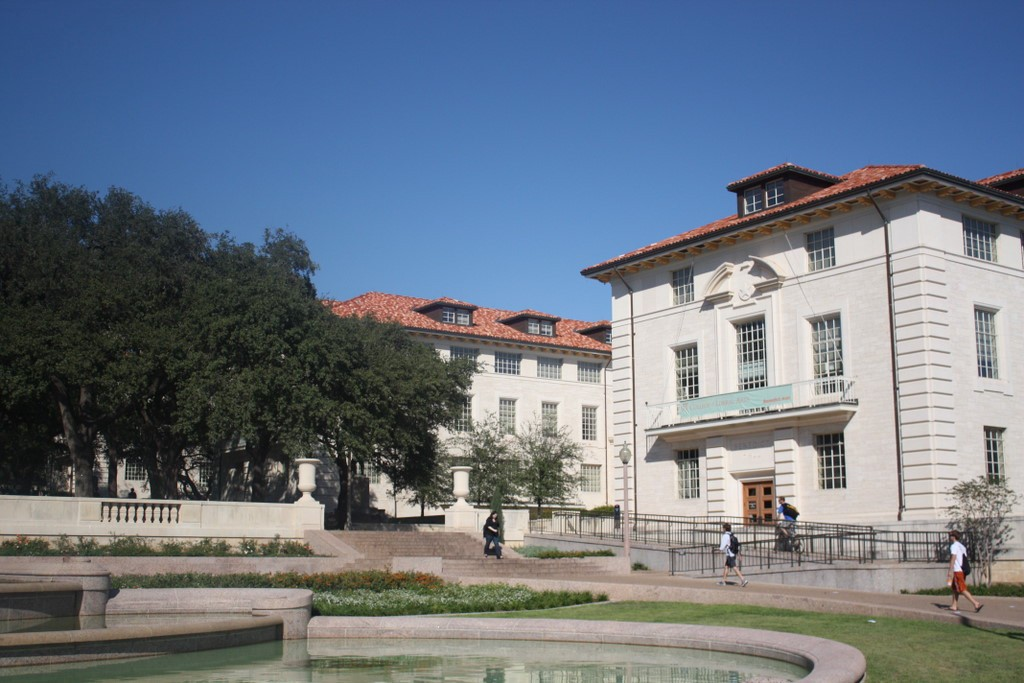
#> input picture test/foto1A.jpg, 1024 x 683 px, found by its file name; the run also reads 4 pictures not shown here
$ jupyter execute IMAGE_STITCHING.ipynb
#> lines starting #> are read from the running program, lines starting #| are printed output that depends on the picture; after the words box and inside, x2 and y2 are one past the last pixel; in counts of white or black regions, pixels touching at a corner belong together
[cell 1]
import os
import cv2
import numpy as np
from google.colab.patches import cv2_imshow
from skimage.exposure import match_histograms
import imageio

# IMAGE STICHING/ PANAROMA

Image stitching is a process that combines multiple images into a single image by slowly panning the camera across the scene to be captured.

## Feature Detection

[cell 2]
img0 = cv2.imread('/content/drive/MyDrive/AI_Story/foto1A.jpg')
#> img0 is the input picture: shape (683, 1024, 3); mean B, G, R 132.3, 118.7, 107.9
img1 = cv2.imread('/content/drive/MyDrive/AI_Story/foto1B.jpg')
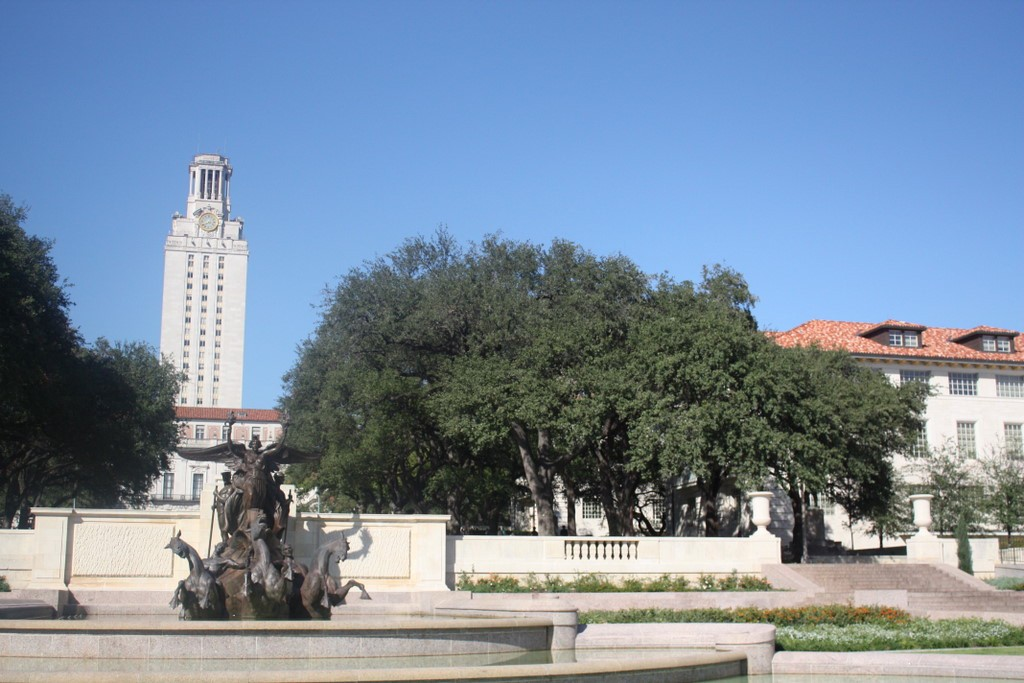
#> input picture test/foto1B.jpg, 1024 x 683 px, found by its file name
#> img1 is the input picture: shape (683, 1024, 3); mean B, G, R 159.3, 139.8, 122
# img2 = cv2.imread('/content/drive/MyDrive/AI_Story/2.jfif')

[cell 3]
gray0 = cv2.cvtColor(img0, cv2.COLOR_BGR2GRAY)
gray1 = cv2.cvtColor(img1, cv2.COLOR_BGR2GRAY)
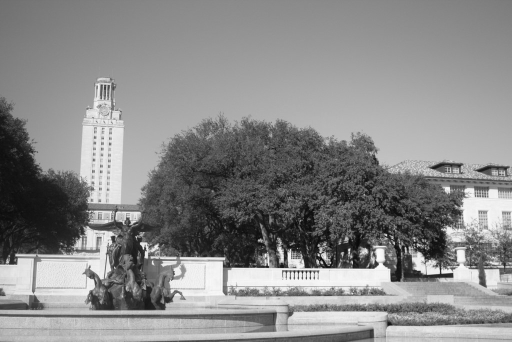
#> gray1: shape (683, 1024) (shown at 1/2 size); min 3, max 255, mean 136.7

### SIFT (Scale-invariant feature transform)

[cell 4]
sift = cv2.SIFT_create()

kp0, des0 = sift.detectAndCompute(gray0, None)
#> kp0 = 4239 keypoints; strongest (x, y, size): (958, 550, 9.6), (490, 528, 2), (440, 520, 6.8), (376, 451, 1.8)
kp1, des1 = sift.detectAndCompute(gray1, None)
#> kp1 = 5346 keypoints; strongest (x, y, size): (620, 556, 2.4), (612, 556, 2.2), (698, 499, 3.5), (772, 470, 2.8)

[cell 5]
img0_kp = cv2.drawKeypoints(img0, kp0, None)
img1_kp = cv2.drawKeypoints(img1, kp1, None)
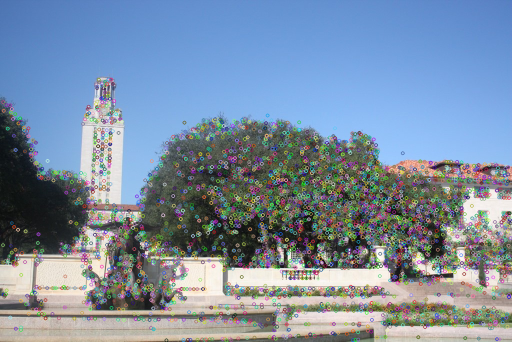
#> img1_kp: shape (683, 1024, 3) (shown at 1/2 size); mean B, G, R 161.8, 141.6, 123.8

[cell 6]
cv2_imshow(img0_kp)

[cell 7]
cv2_imshow(img1_kp)

### ORB (Oriented FAST and Rotated BRIEF)

[cell 8]
orb = cv2.ORB_create(nfeatures=2000)

kp00, des00 = orb.detectAndCompute(gray0, None)
#> kp00 = 2000 keypoints; strongest (x, y, size): (751, 385, 31), (762, 383, 31), (443, 516, 31), (425, 514, 37.2)
kp01, des01 = orb.detectAndCompute(gray1, None)
#> kp01 = 2000 keypoints; strongest (x, y, size): (534, 528, 31), (596, 543, 31), (612, 543, 31), (604, 542, 37.2)

[cell 9]
img00_kp = cv2.drawKeypoints(img0, kp00, None)
img01_kp = cv2.drawKeypoints(img1, kp01, None)

[cell 10]
cv2_imshow(img00_kp)

[cell 11]
cv2_imshow(img01_kp)

## Feature Matching

[cell 12]
def cal_ratio(matches):
    good = []
    for m, n in matches:
        if m.distance < 0.75 * n.distance:
            good.append(m)

    print("Good matches:", len(good))
    return good

[cell 13]
def visual(img0, kp0, img1, kp1, good):
    img_match = cv2.drawMatches(
        img0, kp0,
        img1, kp1,
        good, None,
        flags=cv2.DrawMatchesFlags_NOT_DRAW_SINGLE_POINTS
    )

    cv2_imshow(img_match)

### SIFT

#### Using BF (Brute Force)

[cell 14]
bf = cv2.BFMatcher(cv2.NORM_L2)
matchesB1 = bf.knnMatch(des0, des1, k=2)
#> matchesB1 = 4239 matches

[cell 15]
goodB1 = cal_ratio(matchesB1)
#> after the loop in cal_ratio, `for m, n in matches:`: good = 1082 matches
#| Good matches: 1082
#> goodB1 = 1082 matches

[cell 16]
visual(img0_kp, kp0, img1_kp, kp1, goodB1)

#### Using FLANN MATCHING

[cell 17]
FLANN_INDEX_KDTREE = 1

index_params = dict(algorithm = FLANN_INDEX_KDTREE,
                    trees = 5)

search_params = dict(checks = 50)

flann = cv2.FlannBasedMatcher(index_params, search_params)

matchesF1 = flann.knnMatch(des0, des1, k=2)
#> matchesF1 = 4239 matches

[cell 18]
goodF1 = cal_ratio(matchesF1)
#> after the loop in cal_ratio (call 2), `for m, n in matches:`: good = 1085 matches
#| Good matches: 1085
#> goodF1 = 1085 matches

[cell 19]
visual(img0_kp, kp0, img1_kp, kp1, goodF1)
#> in visual (call 2), `img_match = cv2.drawMatches( img0, kp0, img1, kp1, good, None, flags=c..`:
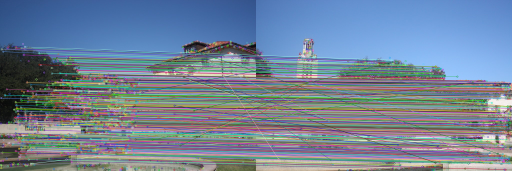
#> img_match: shape (683, 2048, 3) (shown at 1/4 size); mean B, G, R 150.1, 130.4, 114.2

### ORB

#### BF

[cell 20]
bf = cv2.BFMatcher(cv2.NORM_HAMMING)
matchesB2 = bf.knnMatch(des00, des01, k=2)
#> matchesB2 = 2000 matches

[cell 21]
goodB2 = cal_ratio(matchesB2)
#> after the loop in cal_ratio (call 3), `for m, n in matches:`: good = 362 matches
#| Good matches: 362
#> goodB2 = 362 matches

[cell 22]
visual(img00_kp, kp00, img01_kp, kp01, goodB2)

#### FLANN

[cell 23]
FLANN_INDEX_LSH = 6
index_params= dict(algorithm = FLANN_INDEX_LSH,
                   table_number = 6, # 12
                   key_size = 12,     # 20
                   multi_probe_level = 1) #2
search_params = dict(checks=50)
flann = cv2.FlannBasedMatcher(index_params, search_params)

matchesF2 = flann.knnMatch(des00, des01, k=2)
#> matchesF2 = 2000 matches

[cell 24]
goodF2 = cal_ratio(matchesF2)
#> after the loop in cal_ratio (call 4), `for m, n in matches:`: good = 366 matches
#| Good matches: 366
#> goodF2 = 366 matches

[cell 25]
visual(img00_kp, kp00, img01_kp, kp01, goodF2)
#> in visual (call 4), `img_match = cv2.drawMatches( img0, kp0, img1, kp1, good, None, flags=c..`:
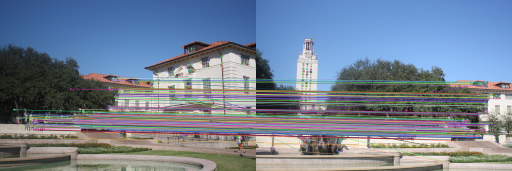
#> img_match: shape (683, 2048, 3) (shown at 1/4 size); mean B, G, R 147.7, 129.2, 115.8

## Homography

[cell 26]
def compute_homography(kpA, kpB, good):
    src_pts = np.float32(
        [kpA[m.queryIdx].pt for m in good]
    ).reshape(-1, 1, 2)

    dst_pts = np.float32(
        [kpB[m.trainIdx].pt for m in good]
    ).reshape(-1, 1, 2)

    H, mask = cv2.findHomography(
        src_pts,
        dst_pts,
        cv2.RANSAC,
        5.0
    )

    return H, mask

### SIFT

#### BF

[cell 27]
H01B, mask01B = compute_homography(kp0, kp1, goodB1)
#> in compute_homography, `src_pts = np.float32( [kpA[m.queryIdx].pt for m in good] ).reshape(-1,..`: src_pts = 1082 rows, first 8: [4.41, 391.9], [6.9, 196.6], [9.41, 581.7], [9.45, 610], [12.77, 206.4], [17.56, 581.7], [17.56, 581.7], [19.78, 380.9]
#> in compute_homography, `dst_pts = np.float32( [kpB[m.trainIdx].pt for m in good] ).reshape(-1,..`: dst_pts = 1082 rows, first 8: [470.8, 439.1], [462.2, 257.3], [486.8, 617.2], [489, 643.7], [467.8, 265.7], [494, 617.1], [494, 617.1], [484.1, 428.1]
#> in compute_homography, `H, mask = cv2.findHomography( src_pts, dst_pts, cv2.RANSAC, 5.0 )`: H = [[0.766, 0.0364, 446.7], [-0.135, 0.911, 76.23], [-0.000211, -3.33e-05, 1]]; mask = 1082 values, max 1 at index 0, min 0 at index 10, mean 0.954
#> H01B has the same summary as H in compute_homography; mask01B has the same summary as mask in compute_homography

print("Inliers:", mask01B.sum(), "/", len(mask01B))
#| Inliers: 1032 / 1082

[cell 28]
inlier_matches_1 = [
    goodB1[i] for i in range(len(goodB1)) if mask01B[i]
]
#> inlier_matches_1 = 1032 matches

img_inliers_1 = cv2.drawMatches(
    img0, kp0,
    img1, kp1,
    inlier_matches_1, None,
    flags=cv2.DrawMatchesFlags_NOT_DRAW_SINGLE_POINTS
)
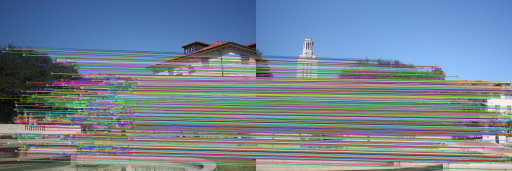
#> img_inliers_1: shape (683, 2048, 3) (shown at 1/4 size); mean B, G, R 146.9, 131.2, 115.4

cv2_imshow(img_inliers_1)

#### FLANN

[cell 29]
H01F, mask01F = compute_homography(kp0, kp1, goodF1)
#> in compute_homography (call 2), `src_pts = np.float32( [kpA[m.queryIdx].pt for m in good] ).reshape(-1,..`: src_pts = 1085 rows, first 8: [4.41, 391.9], [6.9, 196.6], [9.41, 581.7], [9.45, 610], [12.77, 206.4], [17.56, 581.7], [17.56, 581.7], [19.78, 380.9]
#> in compute_homography (call 2), `dst_pts = np.float32( [kpB[m.trainIdx].pt for m in good] ).reshape(-1,..`: dst_pts = 1085 rows, first 8: [470.8, 439.1], [462.2, 257.3], [486.8, 617.2], [489, 643.7], [467.8, 265.7], [494, 617.1], [494, 617.1], [484.1, 428.1]
#> H01F = [[0.758, 0.0309, 448.8], [-0.137, 0.905, 77.82], [-0.000214, -3.9e-05, 1]]; mask01F = 1085 values, max 1 at index 0, min 0 at index 10, mean 0.944

print("Inliers:", mask01F.sum(), "/", len(mask01F))
#| Inliers: 1024 / 1085

[cell 30]
inlier_matches_2 = [
    goodF1[i] for i in range(len(goodF1)) if mask01F[i]
]
#> inlier_matches_2 = 1024 matches

img_inliers_2 = cv2.drawMatches(
    img0, kp0,
    img1, kp1,
    inlier_matches_2, None,
    flags=cv2.DrawMatchesFlags_NOT_DRAW_SINGLE_POINTS
)
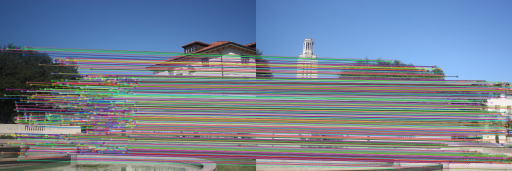
#> img_inliers_2: shape (683, 2048, 3) (shown at 1/4 size); mean B, G, R 147.5, 129.6, 117.2

cv2_imshow(img_inliers_2)

### ORB

#### BF

[cell 31]
H02B, mask02B = compute_homography(kp00, kp01, goodB2)
#> in compute_homography (call 3), `src_pts = np.float32( [kpA[m.queryIdx].pt for m in good] ).reshape(-1,..`: src_pts = 362 rows, first 8: [73, 469], [442, 506], [297, 489], [200, 480], [205, 483], [245, 464], [508, 372], [169, 521]
#> in compute_homography (call 3), `dst_pts = np.float32( [kpB[m.trainIdx].pt for m in good] ).reshape(-1,..`: dst_pts = 362 rows, first 8: [536, 510], [901, 536], [750, 522], [653, 516], [658, 519], [696, 498], [965, 393], [628, 557]
#> H02B = [[0.66, -0.00288, 468.9], [-0.172, 0.846, 98.88], [-0.00028, -6.92e-05, 1]]; mask02B = 362 values, max 1 at index 1, min 0 at index 0, mean 0.829

print("Inliers:", mask02B.sum(), "/", len(mask02B))
#| Inliers: 300 / 362

[cell 32]
inlier_matches_3 = [
    goodB2[i] for i in range(len(goodB2)) if mask02B[i]
]
#> inlier_matches_3 = 300 matches

img_inliers_3 = cv2.drawMatches(
    img0, kp00,
    img1, kp01,
    inlier_matches_3, None,
    flags=cv2.DrawMatchesFlags_NOT_DRAW_SINGLE_POINTS
)
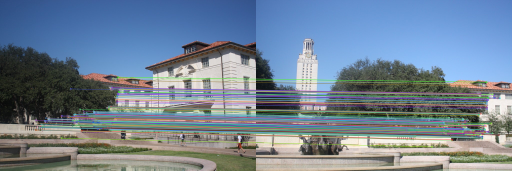
#> img_inliers_3: shape (683, 2048, 3) (shown at 1/4 size); mean B, G, R 148.3, 130.8, 113.8

cv2_imshow(img_inliers_3)

#### FLAN

[cell 33]
H02F, mask02F = compute_homography(kp00, kp01, goodF2)
#> in compute_homography (call 4), `src_pts = np.float32( [kpA[m.queryIdx].pt for m in good] ).reshape(-1,..`: src_pts = 366 rows, first 8: [73, 469], [442, 506], [297, 489], [200, 480], [205, 483], [245, 464], [738, 541], [508, 372]
#> in compute_homography (call 4), `dst_pts = np.float32( [kpB[m.trainIdx].pt for m in good] ).reshape(-1,..`: dst_pts = 366 rows, first 8: [536, 510], [901, 536], [750, 522], [653, 516], [658, 519], [696, 498], [900, 335.5], [965, 393]
#> H02F = [[0.796, 0.0795, 435.7], [-0.134, 0.962, 64.57], [-0.000207, 1.77e-05, 1]]; mask02F = 366 values, max 1 at index 0, min 0 at index 6, mean 0.926

print("Inliers:", mask02F.sum(), "/", len(mask02F))
#| Inliers: 339 / 366

[cell 34]
inlier_matches_4 = [
    goodF2[i] for i in range(len(goodF2)) if mask02F[i]
]
#> inlier_matches_4 = 339 matches

img_inliers_4 = cv2.drawMatches(
    img0, kp00,
    img1, kp01,
    inlier_matches_4, None,
    flags=cv2.DrawMatchesFlags_NOT_DRAW_SINGLE_POINTS
)

cv2_imshow(img_inliers_4)

## Blending & Generating Seam & Color Correction

[cell 35]
def crop_black(warp):
    gray = cv2.cvtColor(warp, cv2.COLOR_BGR2GRAY)
    _, mask = cv2.threshold(gray, 1, 255, cv2.THRESH_BINARY)
    contours, _ = cv2.findContours(
        mask, cv2.RETR_EXTERNAL, cv2.CHAIN_APPROX_SIMPLE
    )

    if len(contours) == 0:
        return warp

    cnt = max(contours, key=cv2.contourArea)
    x, y, w, h = cv2.boundingRect(cnt)

    return warp[y:y+h, x:x+w]

[cell 36]
def blend_images_canvas(base_img, warp_img, alpha=0.5):
    h, w = warp_img.shape[:2]

    canvas_base = np.zeros_like(warp_img)
    bh, bw = base_img.shape[:2]
    canvas_base[0:bh, 0:bw] = base_img

    mask_base = cv2.cvtColor(canvas_base, cv2.COLOR_BGR2GRAY) > 0
    mask_warp = cv2.cvtColor(warp_img, cv2.COLOR_BGR2GRAY) > 0
    overlap = mask_base & mask_warp

    result = warp_img.copy()
    for c in range(3):
        result[:, :, c] = np.where(
            overlap,
            (alpha * warp_img[:, :, c] + (1-alpha) * canvas_base[:, :, c]).astype(np.uint8),
            warp_img[:, :, c]
        )
    return result

[cell 37]
def post_process_warp(warp):
  warp = crop_black(warp)
  warp = match_histograms(warp, img1, channel_axis=-1)
  warp = blend_images_canvas(img1, warp, alpha=0.5)
  h, w = warp.shape[:2]
  margin = 50
  warp = warp[margin:h, margin:w-margin]
  return warp

### SIFT

#### BF

[cell 38]
h0, w0 = img0.shape[:2]
h1, w1 = img1.shape[:2]

result0 = cv2.warpPerspective(img0, H01B, (w0+w1, h1))
result0[0:h1, 0:w1] = img1

cv2_imshow(result0)

[cell 39]
result0 = post_process_warp(result0)
#> in crop_black, `_, mask = cv2.threshold(gray, 1, 255, cv2.THRESH_BINARY)`:
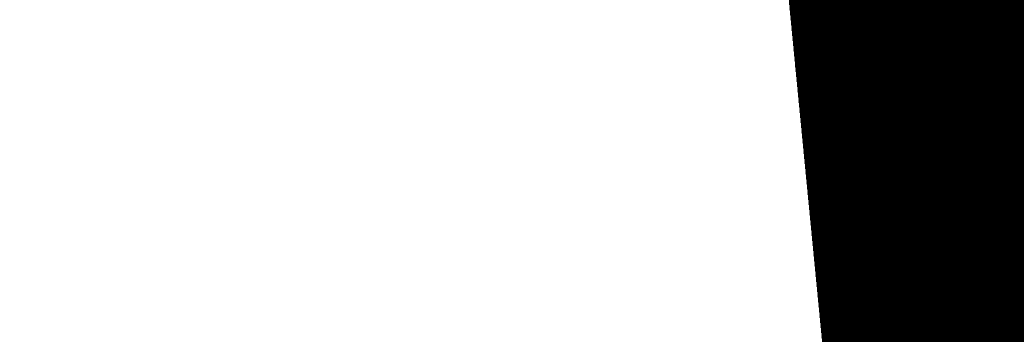
#> mask: shape (683, 2048) (shown at 1/2 size); 78.7% white; 1 black region
#> in crop_black, `contours, _ = cv2.findContours( mask, cv2.RETR_EXTERNAL, cv2.CHAIN_APP..`: contours = 1 contour; box (x1, y1, x2, y2) and area: (0, 0, 1644, 683) 1097885
#> in crop_black, `cnt = max(contours, key=cv2.contourArea)`: cnt = contour of 136 points, box (x1, y1, x2, y2) (0, 0, 1644, 683), area 1097885
#> in crop_black, `x, y, w, h = cv2.boundingRect(cnt)`: x = 0; w = 1644; h = 683
cv2_imshow(result0)

#### FLANN

[cell 40]
h0, w0 = img0.shape[:2]
h1, w1 = img1.shape[:2]

result1 = cv2.warpPerspective(img0, H01F, (w0+w1, h1))
result1[0:h1, 0:w1] = img1

cv2_imshow(result1)

[cell 41]
result1 = post_process_warp(result1)
#> in crop_black (call 2), `contours, _ = cv2.findContours( mask, cv2.RETR_EXTERNAL, cv2.CHAIN_APP..`: contours = 1 contour; box (x1, y1, x2, y2) and area: (0, 0, 1648, 683) 1099296
cv2_imshow(result1)

### ORB

#### BF

[cell 42]
h0, w0 = img0.shape[:2]
h1, w1 = img1.shape[:2]

result2 = cv2.warpPerspective(img0, H02B, (w0+w1, h1))
result2[0:h1, 0:w1] = img1

cv2_imshow(result2)

[cell 43]
result2 = post_process_warp(result2)
#> in crop_black (call 3), `contours, _ = cv2.findContours( mask, cv2.RETR_EXTERNAL, cv2.CHAIN_APP..`: contours = 1 contour; box (x1, y1, x2, y2) and area: (0, 0, 1707, 683) 1133323
#> call 3 of blend_images_canvas, with alpha = 0.5
#> in blend_images_canvas (call 3), `mask_base = cv2.cvtColor(canvas_base, cv2.COLOR_BGR2GRAY) > 0`:
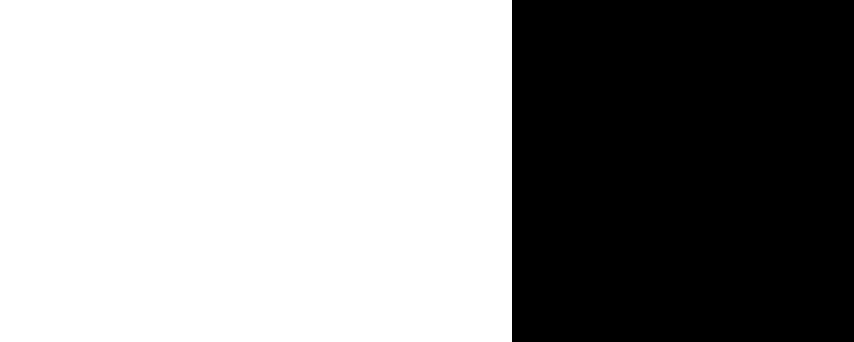
#> mask_base: shape (683, 1707) bool (shown at 1/2 size); 60% white; 1 black region
cv2_imshow(result2)

#### FLAN

[cell 44]
h0, w0 = img0.shape[:2]
h1, w1 = img1.shape[:2]

result3 = cv2.warpPerspective(img0, H02F, (w0+w1, h1))
result3[0:h1, 0:w1] = img1

cv2_imshow(result3)

[cell 45]
result3 = post_process_warp(result3)
#> in crop_black (call 4), `contours, _ = cv2.findContours( mask, cv2.RETR_EXTERNAL, cv2.CHAIN_APP..`: contours = 1 contour; box (x1, y1, x2, y2) and area: (0, 0, 1629, 683) 1098172
cv2_imshow(result3)

# DEMO WITH MORE THAN 2 IMAGES

ORB for feature detection

FLANN for feature matching

RANSAC for finding homogenous matrix

[cell 46]
def blend_images(base_img, warp_img, alpha=0.5):
    h = max(base_img.shape[0], warp_img.shape[0])
    w = max(base_img.shape[1], warp_img.shape[1])

    canvas_base = np.zeros((h, w, 3), dtype=np.uint8)
    canvas_warp = np.zeros((h, w, 3), dtype=np.uint8)

    canvas_base[0:base_img.shape[0], 0:base_img.shape[1]] = base_img
    canvas_warp[0:warp_img.shape[0], 0:warp_img.shape[1]] = warp_img

    mask_base = cv2.cvtColor(canvas_base, cv2.COLOR_BGR2GRAY) > 0
    mask_warp = cv2.cvtColor(canvas_warp, cv2.COLOR_BGR2GRAY) > 0
    overlap = mask_base & mask_warp

    result = canvas_base.copy()
    for c in range(3):
        result[:, :, c] = np.where(
            overlap,
            (alpha * canvas_warp[:, :, c] + (1-alpha) * canvas_base[:, :, c]).astype(np.uint8),
            np.where(mask_warp, canvas_warp[:, :, c], canvas_base[:, :, c])
        )
    return result

[cell 47]
def post_process(warp, base_img, alpha=0.5):
    warp = crop_black(warp)
    warp = match_histograms(warp, base_img, channel_axis=-1)
    warp = blend_images(base_img, warp, alpha=alpha)
    return warp

[cell 48]
def stitch_images(img_list, alpha=0.5):
    panorama = img_list[0]

    for i in range(1, len(img_list)):
        img = img_list[i]
        gray0 = cv2.cvtColor(panorama, cv2.COLOR_BGR2GRAY)
        gray1 = cv2.cvtColor(img, cv2.COLOR_BGR2GRAY)

        # --- Step 1: ORB keypoints + descriptors ---
        orb = cv2.ORB_create(2000)
        kp1, des1 = orb.detectAndCompute(gray0, None)
        kp2, des2 = orb.detectAndCompute(gray1, None)

        # --- Step 2: FLANN matching ---
        FLANN_INDEX_LSH = 6
        index_params= dict(algorithm = FLANN_INDEX_LSH,
                           table_number = 6,
                           key_size = 12,
                           multi_probe_level = 1)
        search_params = dict(checks=50)
        flann = cv2.FlannBasedMatcher(index_params,search_params)
        matches = flann.knnMatch(des1, des2, k=2)

        # --- Step 3: Ratio test ---
        good = []
        for m,n in matches:
            if m.distance < 0.75 * n.distance:
                good.append(m)
        print("Good matches:", len(good))

        # --- Step 4: RANSAC Homography ---
        if len(good) > 4:
            src_pts = np.float32([ kp1[m.queryIdx].pt for m in good ]).reshape(-1,1,2)
            dst_pts = np.float32([ kp2[m.trainIdx].pt for m in good ]).reshape(-1,1,2)
            H, mask = cv2.findHomography(dst_pts, src_pts, cv2.RANSAC, 5.0)
        else:
            print("Not enough matches")
            continue
        print("Inliers:", mask.sum(), "/", len(mask))

        # --- Step 5: Warp img onto panorama ---
        h1, w1 = panorama.shape[:2]
        h2, w2 = img.shape[:2]
        result = cv2.warpPerspective(img, H, (w1 + w2, max(h1,h2)))
        result[0:h1, 0:w1] = panorama

        result = post_process(result, panorama, alpha=alpha)
        panorama = result

    return panorama

[cell 49]
#0213
img0 = cv2.imread('/content/drive/MyDrive/AI_Story/boat1.jpg')
img1 = cv2.imread('/content/drive/MyDrive/AI_Story/boat2.jpg')
img2 = cv2.imread('/content/drive/MyDrive/AI_Story/boat3.jpg')
img3 = cv2.imread('/content/drive/MyDrive/AI_Story/boat4.jpg')
#465
img4 = cv2.imread('/content/drive/MyDrive/AI_Story/a1.png')
img5 = cv2.imread('/content/drive/MyDrive/AI_Story/a2.png')
img6 = cv2.imread('/content/drive/MyDrive/AI_Story/a3.png')
img_list = [img0, img2, img1, img3 ]
panorama = stitch_images(img_list, alpha=0.5)
#> the loop in stitch_images, `for i in range(1, len(img_list)):` made 3 passes
#> w1 on passes 1 to 3: 3888, 7776, 7776
#> (printed output is left out)
